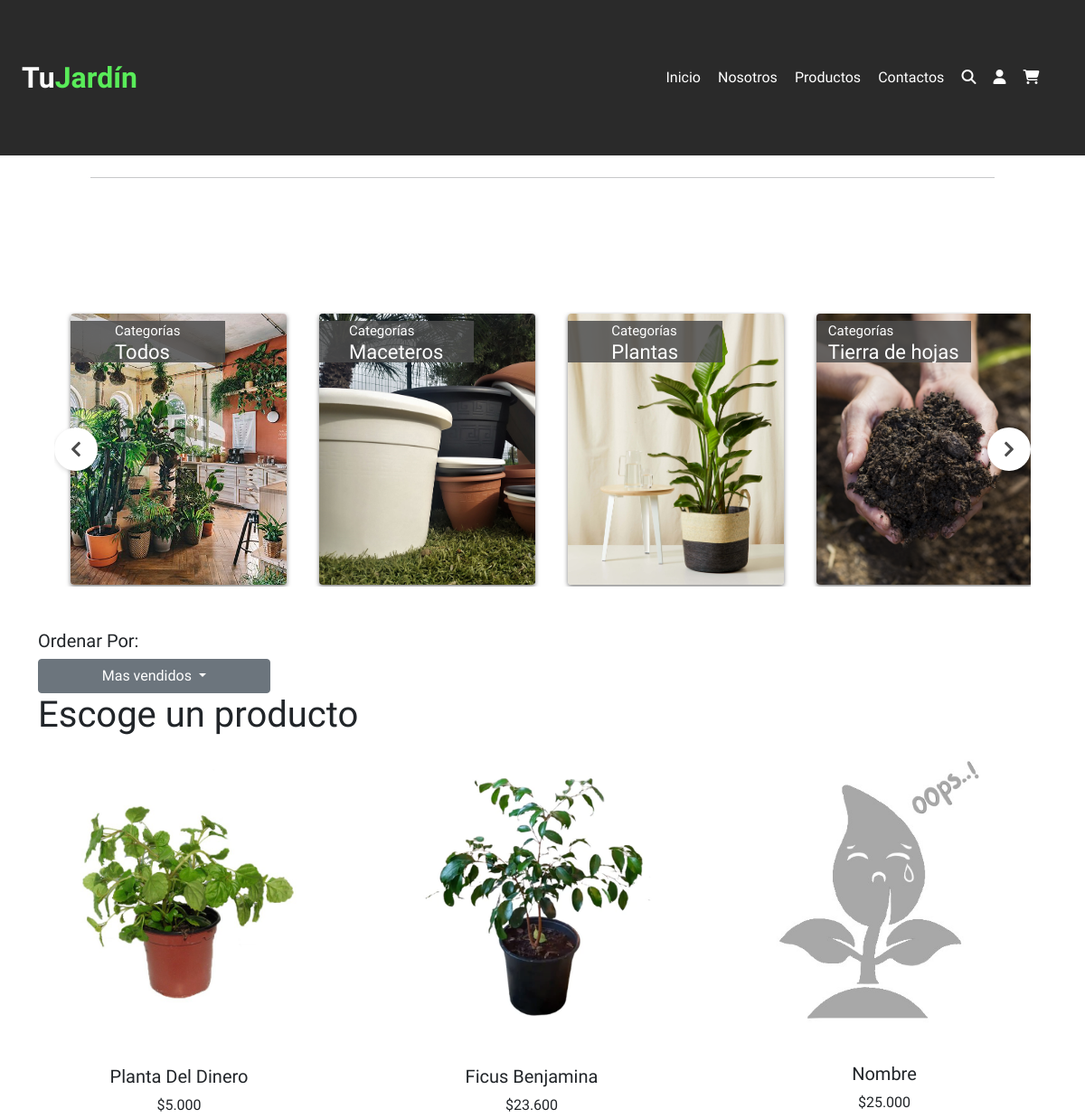
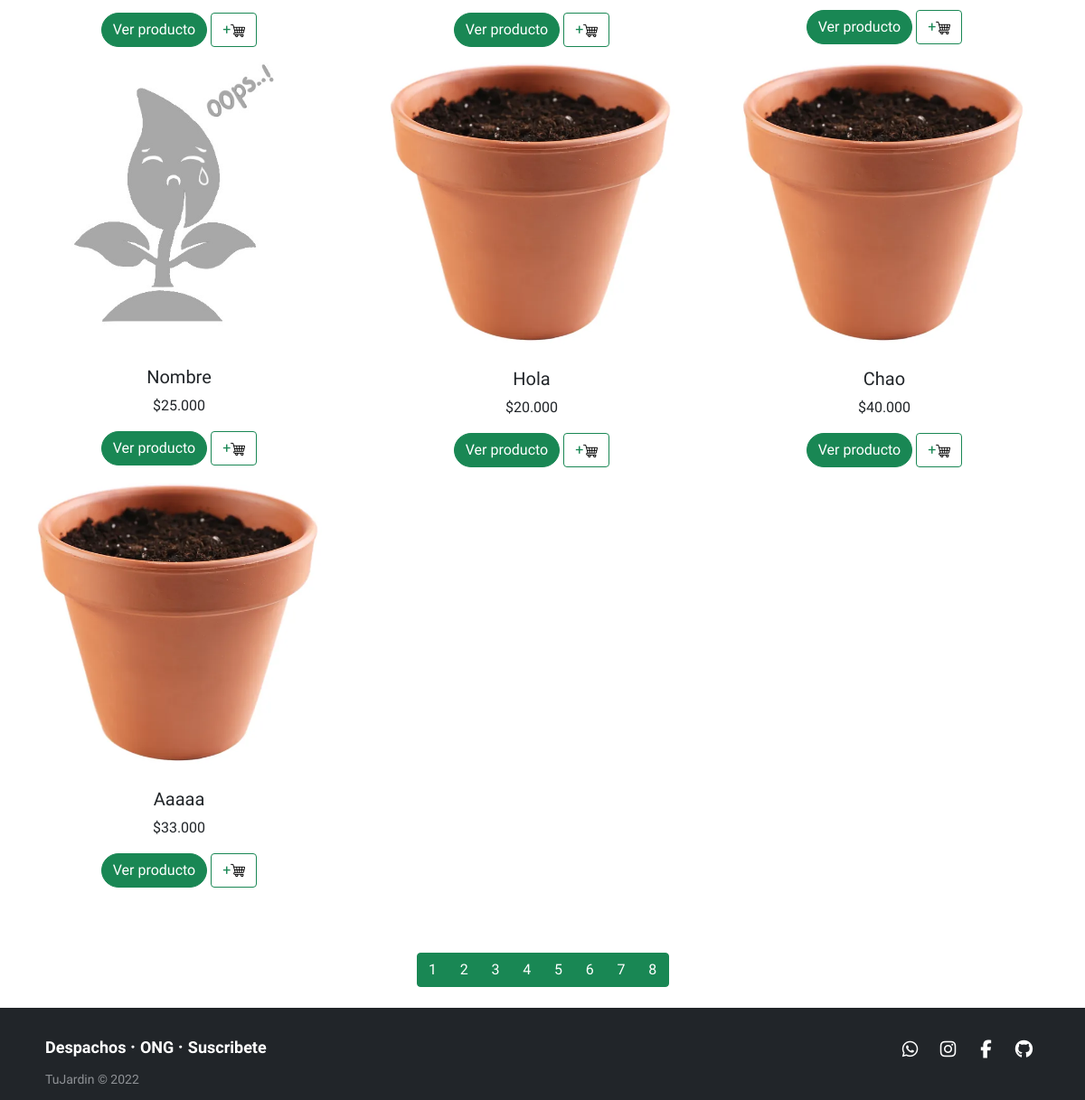
The app's page /productos, older data (2 pictures, top to bottom).
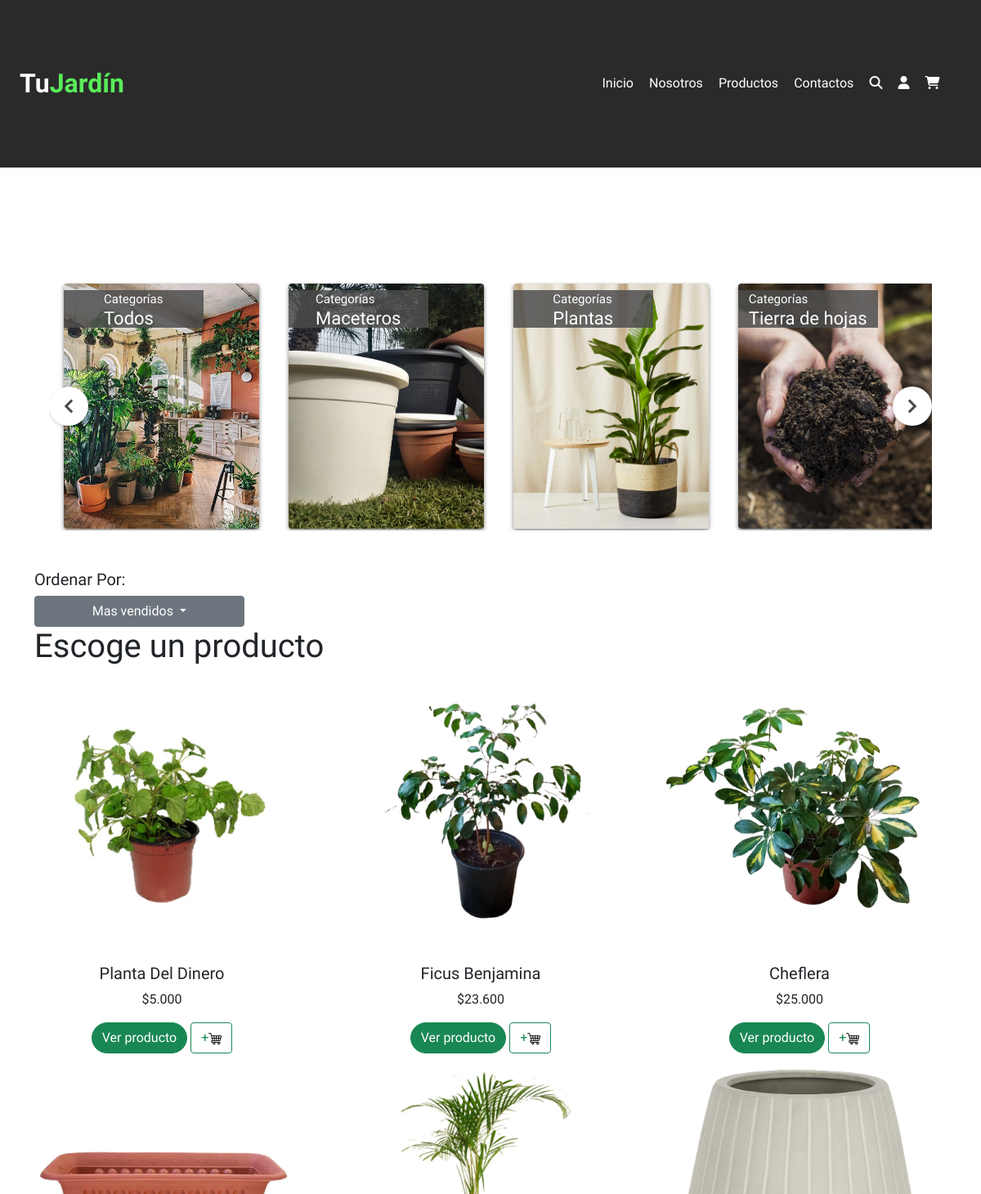
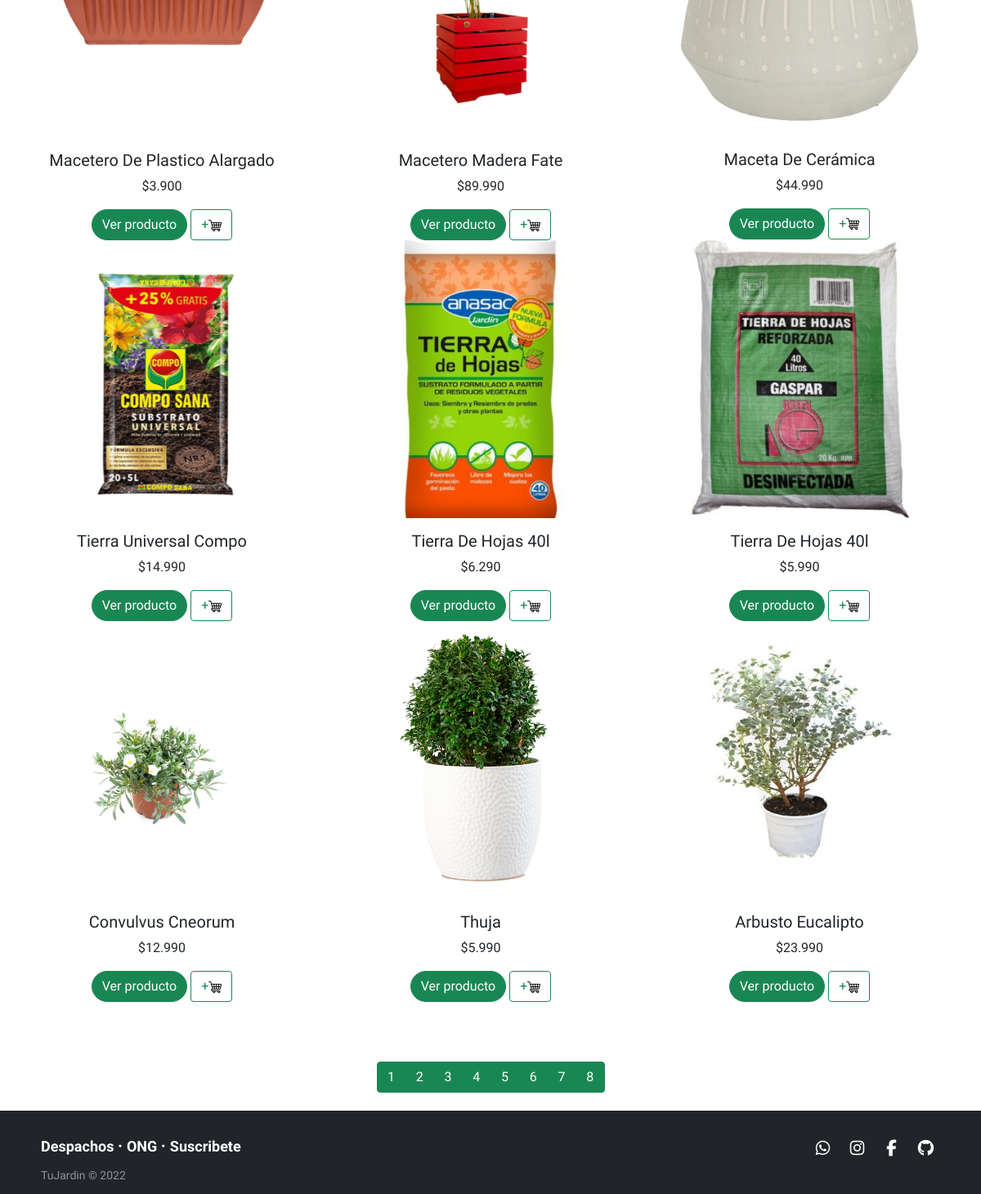
The same page, newer data (2 pictures, top to bottom).
### core/models.py (models this page shows, shortened)
class Producto(models.Model):
    idProducto = models.AutoField(primary_key=True,verbose_name='id de Producto')
    nombre_prod = models.CharField(max_length=40,verbose_name='Nombre_prod')
    imagen_prod = models.ImageField(upload_to="Productos", null=True, blank=True) #python -m pip install Pillow   eso me lo pidio
    descripcion_prod = models.TextField(verbose_name='Descripcion')
    cantidad_prod = models.IntegerField(verbose_name='Cantidad de productos')
    precio_prod = models.IntegerField(verbose_name='Precio')
    categoria = models.ForeignKey(Categoria, null=True, blank=True, on_delete=models.CASCADE)

### core/views.py (the view)
# urls.py: path('productos', productos, name='productos'),
def productos(request):
    productos= Producto.objects.all()
    datos = {
        'productos': productos
    }
    return render(request, 'core/Productos.html', datos)

### core/models.py (called while the page is built)
    def __str__(self):
        return self.nombreCategoria

### core/templates/core/Productos.html (shortened to what the changed rows need)
<!doctype html>
<html lang="es">
 {% load static %}
  <head>
    <link href="https://cdn.jsdelivr.net/npm/bootstrap@5.1.3/dist/css/bootstrap.min.css" rel="stylesheet">
    <link rel="stylesheet" href="https://cdn.jsdelivr.net/npm/bootstrap-icons@1.8.1/font/bootstrap-icons.css">
    <link rel="stylesheet" href="https://cdnjs.cloudflare.com/ajax/libs/twitter-bootstrap/4.1.3/css/bootstrap.min.css">
    <link rel="stylesheet" href="https://cdnjs.cloudflare.com/ajax/libs/ionicons/2.0.1/css/ionicons.min.css">
    <link rel="stylesheet" href={% static "core/css/productos.css"%}>
    <link rel="stylesheet" href={% static "core/css/Menu.css"%}>
</head>
<body id="fb">
    {% include 'core/navBar.html'%}
    <dt class="pad_letras">
      <h1 class="text-center h1 fw-bold mb-5 mx-1 mx-md-4 mt-4" >Nuestros Productos</h1>
      <hr class="mx-auto">
    </dt>
    <div class="container" >
      <h1>Escoge un producto</h1>
  </div>
 {% load humanize %}
<div class="row col-xl-12 col-lg-12 col-md-12 col-sm-12" >
{% for p in productos %}
  <div class="col product text-center col-xl-4 col-lg-6 col-md-6 col-sm-12">
    <section class="products-list" >
                  <div>
                    <div class="product-item" category={{ p.categoria }}>
                    {% if p.imagen_prod %}
                    <img id="container" class="img-fluid mb-3 fotito" src="{{p.imagen_prod.url}}" alt="{{p.nombre_prod}}">
                    {% endif%}
                    {% if not p.imagen_prod %}
                    <img id="container" class="img-fluid mb-3 fotito" src={% static "core/img/IMG.png" %} alt="{{p.nombre_prod}}">
                    {% endif%}
                    <h5 class="card-title">{{ p.nombre_prod | title }}</h5>
                    <p class="card-text">${{ p.precio_prod | intcomma}}</p>
                    <button type="button" class="btn rounded-pill btn-success " data-bs-toggle="modal" data-bs-target="#myModal{{ p.idProducto }}">Ver producto</button>
<button class="btn btn-outline-success">+<img class="nav-svg" src={% static "core/img/Carrito.png" %} data-bs-toggle="tooltip" data-bs-placement="top" title="Agregar al Carrito" alt="Shopping Cart"></button>
</div>
                  </div>
                  </div>
                  {% endfor %}
                </div>
</body>
</html>

Row changes from the older to the newer data that the page shows:
removed Producto: nombre_prod "Nombre", precio_prod "25.000"
removed Producto: imagen_prod (picture), nombre_prod "Hola", precio_prod "20.000"
removed Producto: imagen_prod (picture), nombre_prod "Chao", precio_prod "40.000"
removed Producto: imagen_prod (picture), nombre_prod "Aaaaa", precio_prod "33.000"
changed Producto: imagen_prod: picture added; nombre_prod "Nombre" → "Cheflera"
added Producto: imagen_prod (picture), nombre_prod "Macetero De Plastico Alargado", precio_prod "3.900"
added Producto: imagen_prod (picture), nombre_prod "Macetero Madera Fate", precio_prod "89.990"
added Producto: imagen_prod (picture), nombre_prod "Maceta De Cerámica", precio_prod "44.990"
added Producto: imagen_prod (picture), nombre_prod "Tierra Universal Compo", precio_prod "14.990"
added Producto: imagen_prod (picture), nombre_prod "Tierra De Hojas 40l", precio_prod "6.290"
added Producto: imagen_prod (picture), nombre_prod "Tierra De Hojas 40l", precio_prod "5.990"
added Producto: imagen_prod (picture), nombre_prod "Convulvus Cneorum", precio_prod "12.990"
added Producto: imagen_prod (picture), nombre_prod "Thuja", precio_prod "5.990"
added Producto: imagen_prod (picture), nombre_prod "Arbusto Eucalipto", precio_prod "23.990"
